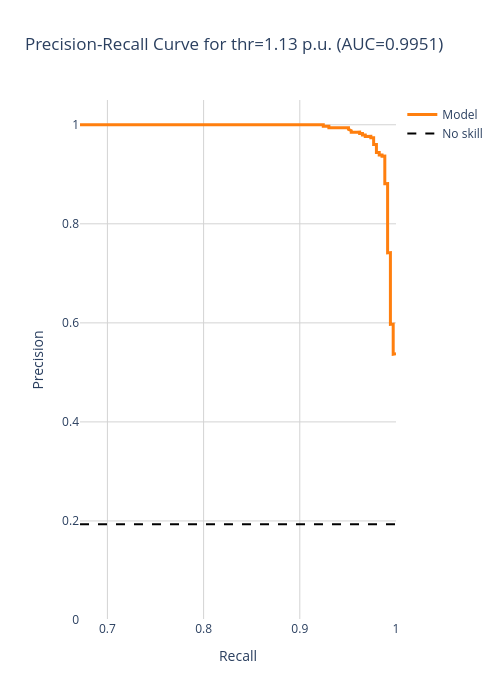

Notebook cell for this chart:
### Markdown cell above
### Precision-recall kurver

### Code cell
precision, recall, thresholds = precision_recall_curve(df_l['target'], df_l['prob'])

df_ = pd.DataFrame(data={"precision": precision[:-1], "recall": recall[:-1], "thresh":thresholds})

layout = go.Layout(
    title = f'Precision-Recall Curve for thr=1.13 p.u. (AUC={auc(recall, precision):.4f})',
    xaxis = dict(
        gridcolor='lightgrey'),
    yaxis = dict(
        gridcolor='lightgrey'), 
    paper_bgcolor='rgba(0,0,0,0)',
    plot_bgcolor='rgba(0,0,0,0)'
)

fig = go.Figure(layout=layout)

fig.add_trace(go.Scatter(x=df_['recall'], y=df_['precision'], mode='lines', line=dict(color='#FF7F0E', width=3), name="Model",))

fig.add_trace(go.Scatter(x=[recall[-2], 1], y=[df_h['Class'].sum()/df_h.shape[0], df_h['Class'].sum()/df_h.shape[0]], 
                         line_width=2, line_dash="dash", mode='lines', line_color="black", name="No skill"))

fig.update_layout(
    xaxis_title='Recall',
    yaxis_title='Precision',
    yaxis=dict(scaleanchor="y", constrain='domain', range=[0,1.05]),
    xaxis=dict(constrain='domain', scaleratio=1, range=[recall[:-1].min(), precision[:-1].max()]),
    width=500, height=700
)
fig.show()

### Figure 1 — Plotly figure (JSON) as saved in the notebook; plotly's stock layout.template omitted (floating-point values rounded to 4 significant figures; data arrays with more than 128 entries replaced by an {"elided": "..."} marker saying what was removed)
{"data": [{"line": {"color": "#FF7F0E", "width": 3}, "mode": "lines", "name": "Model", "type": "scatter", "x": {"elided": "212 float values"}, "y": {"elided": "212 float values"}}, {"line": {"color": "black", "dash": "dash", "width": 2}, "mode": "lines", "name": "No skill", "type": "scatter", "x": [0.6715, 1], "y": [0.1932, 0.1932]}], "layout": {"height": 700, "paper_bgcolor": "rgba(0, 0, 0, 0)", "plot_bgcolor": "rgba(0, 0, 0, 0)", "title": {"text": "Precision-Recall Curve for thr=1.13 p.u. (AUC=0.9951)"}, "width": 500, "xaxis": {"constrain": "domain", "gridcolor": "lightgrey", "range": [0.6715, 1], "scaleratio": 1, "title": {"text": "Recall"}, "type": "linear"}, "yaxis": {"constrain": "domain", "gridcolor": "lightgrey", "range": [0, 1.05], "scaleanchor": "y", "title": {"text": "Precision"}, "type": "linear"}}}
